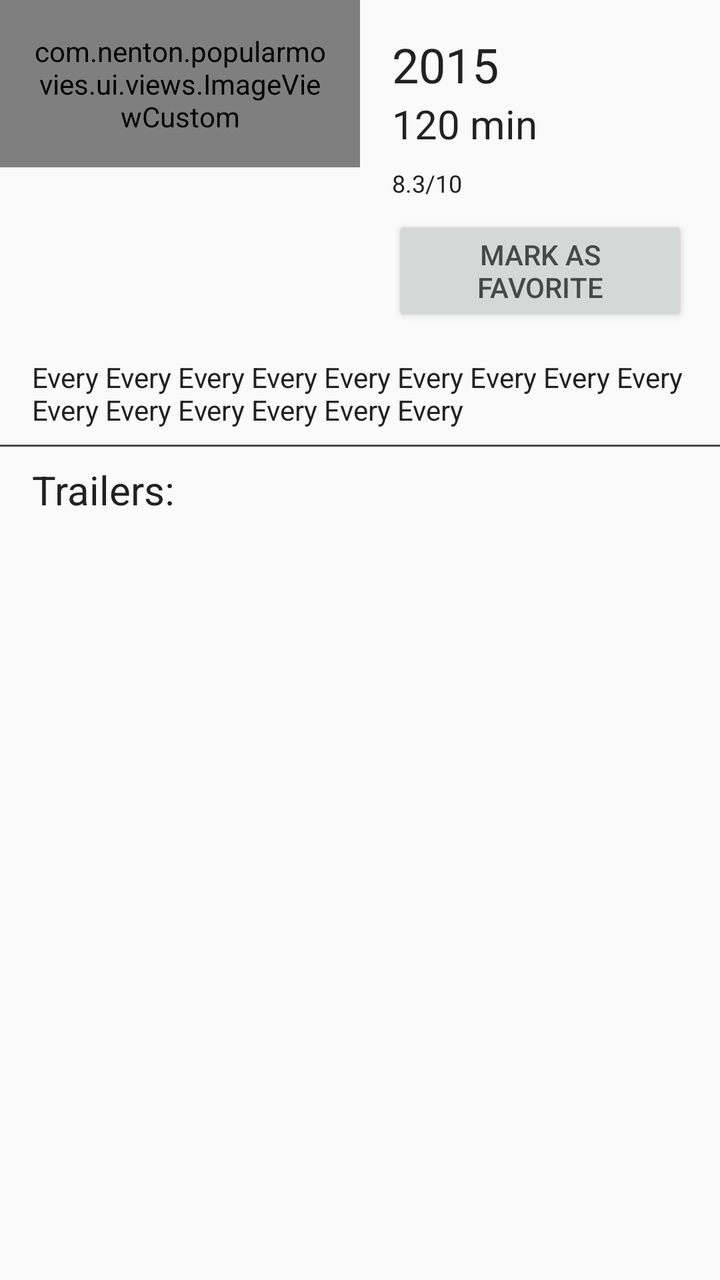
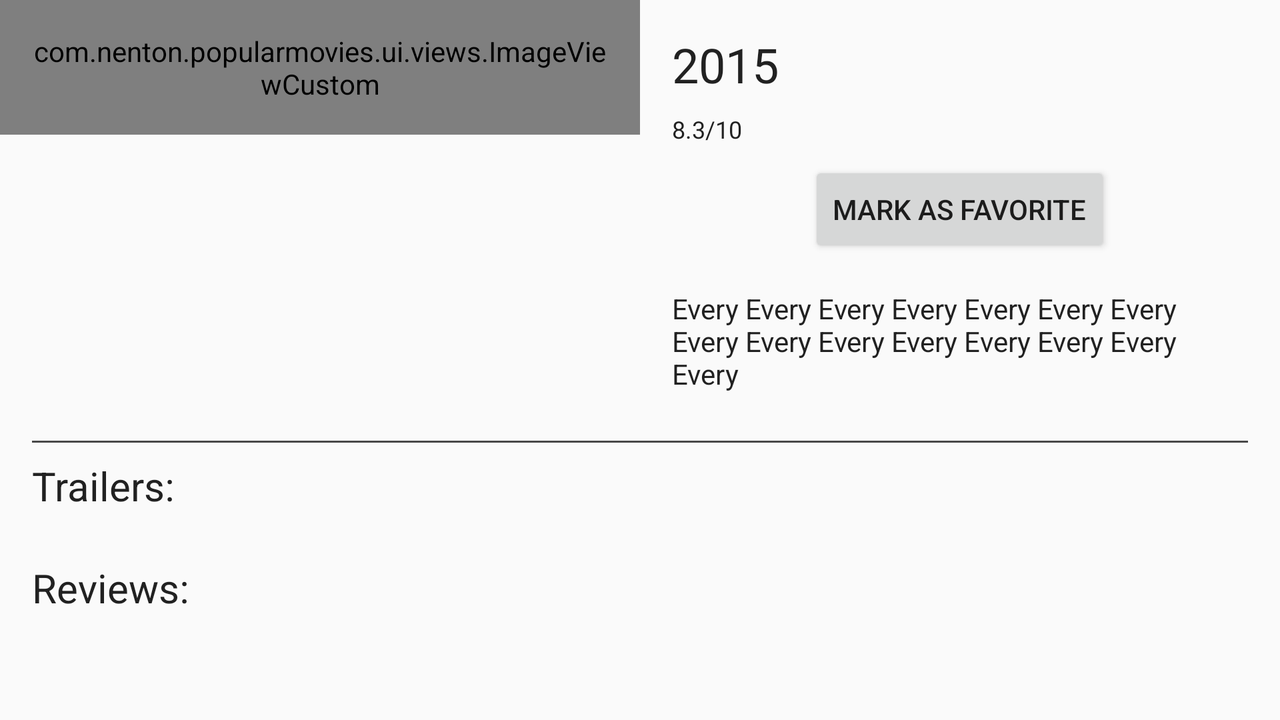

Two renders of one Android screen. The first uses the default layout on a phone; the second uses the alternative layout the repository ships for a different screen configuration, on a matching device. The two XML files are below.
<!-- AndroidManifest.xml: application theme AppTheme -->
<!-- res/layout/activity_details.xml -->
<?xml version="1.0" encoding="utf-8"?>
<ScrollView xmlns:android="http://schemas.android.com/apk/res/android"
    android:layout_width="match_parent"
    android:layout_height="match_parent">

    <LinearLayout xmlns:tools="http://schemas.android.com/tools"
        android:layout_width="match_parent"
        android:layout_height="wrap_content"
        android:orientation="vertical">

        <LinearLayout
            android:layout_width="match_parent"
            android:layout_height="wrap_content"
            android:orientation="horizontal">

            <com.nenton.popularmovies.ui.views.ImageViewCustom
                android:id="@+id/details_poster_iv"
                android:layout_width="0dp"
                android:layout_height="wrap_content"
                android:layout_weight="1"
                android:padding="16dp"
                tools:background="@color/greyDivider" />

            <LinearLayout
                android:layout_width="0dp"
                android:layout_height="wrap_content"
                android:layout_weight="1"
                android:orientation="vertical"
                android:padding="16dp">

                <TextView
                    android:id="@+id/details_year_tv"
                    android:layout_width="match_parent"
                    android:layout_height="wrap_content"
                    android:textColor="@color/greyText"
                    android:textSize="24sp"
                    tools:text="2015" />

                <TextView
                    android:id="@+id/details_time_tv"
                    android:layout_width="match_parent"
                    android:layout_height="wrap_content"
                    android:textColor="@color/greyText"
                    android:textSize="20sp"
                    tools:text="120 min" />

                <TextView
                    android:id="@+id/details_rating_tv"
                    android:layout_width="match_parent"
                    android:layout_height="wrap_content"
                    android:layout_marginBottom="8dp"
                    android:layout_marginTop="8dp"
                    android:textColor="@color/greyText"
                    android:textSize="12sp"
                    tools:text="8.3/10" />

                <Button
                    android:id="@+id/details_favorite_btn"
                    style="@style/AppTheme.Button"
                    android:layout_width="wrap_content"
                    android:layout_height="wrap_content"
                    android:layout_gravity="center"
                    android:text="@string/mark_as_favorite"
                    android:textColor="@color/greyDivider" />
            </LinearLayout>
        </LinearLayout>

        <TextView
            android:id="@+id/details_descriptions"
            android:layout_width="match_parent"
            android:layout_height="wrap_content"
            android:paddingLeft="16dp"
            android:paddingRight="16dp"
            android:textColor="@color/greyText"
            tools:text="@string/fish_text" />

        <View
            android:layout_width="match_parent"
            android:layout_height="1dp"
            android:layout_marginBottom="8dp"
            android:layout_marginTop="8dp"
            android:background="@color/greyDivider" />

        <TextView
            android:layout_width="match_parent"
            android:layout_height="wrap_content"
            android:paddingLeft="16dp"
            android:paddingRight="16dp"
            android:text="@string/trailers"
            android:textColor="@color/greyText"
            android:textSize="20sp" />

        <android.support.v7.widget.RecyclerView
            android:id="@+id/details_trailers_rv"
            android:layout_width="match_parent"
            android:layout_height="wrap_content" />

    </LinearLayout>

</ScrollView>
<!-- resources referenced by this layout -->
<resources>
  <color name="greyDivider">#484848</color>
  <color name="greyText">#212121</color>
  <string name="fish_text">Every Every Every Every Every Every Every Every Every Every Every Every Every Every Every</string>
  <string name="mark_as_favorite">Mark as Favorite</string>
  <string name="trailers">Trailers:</string>
  <style name="AppTheme.Button" parent="Widget.AppCompat.Button" />
  <style name="AppTheme" parent="Theme.AppCompat.Light.DarkActionBar">
          
          <item name="colorPrimary">@color/colorPrimary</item>
          <item name="colorPrimaryDark">@color/colorPrimaryDark</item>
          <item name="colorAccent">@color/colorAccent</item>
      </style>
  <color name="colorPrimary">#3F51B5</color>
  <color name="colorPrimaryDark">#303F9F</color>
  <color name="colorAccent">#26a69a</color>
</resources>
<!-- res/layout-land/activity_details.xml (the repository's variant of the layout above) -->
<!-- drawn on the phone turned sideways -->
<?xml version="1.0" encoding="utf-8"?>
<android.support.v4.widget.NestedScrollView xmlns:android="http://schemas.android.com/apk/res/android"
    android:layout_width="match_parent"
    android:layout_height="match_parent">

    <LinearLayout xmlns:tools="http://schemas.android.com/tools"
        android:layout_width="match_parent"
        android:layout_height="wrap_content"
        android:orientation="vertical">

        <LinearLayout
            android:layout_width="match_parent"
            android:layout_height="wrap_content"
            android:orientation="horizontal">

            <com.nenton.popularmovies.ui.views.ImageViewCustom
                android:id="@+id/details_poster_iv"
                android:layout_width="0dp"
                android:layout_height="wrap_content"
                android:layout_weight="1"
                android:padding="16dp"
                tools:background="@color/greyDivider" />

            <LinearLayout
                android:layout_width="0dp"
                android:layout_height="wrap_content"
                android:layout_weight="1"
                android:orientation="vertical"
                android:padding="16dp">

                <TextView
                    android:id="@+id/details_year_tv"
                    android:layout_width="match_parent"
                    android:layout_height="wrap_content"
                    android:textColor="@color/greyText"
                    android:textSize="24sp"
                    tools:text="2015" />

                <TextView
                    android:id="@+id/details_rating_tv"
                    android:layout_width="match_parent"
                    android:layout_height="wrap_content"
                    android:layout_marginBottom="8dp"
                    android:layout_marginTop="8dp"
                    android:textColor="@color/greyText"
                    android:textSize="12sp"
                    tools:text="8.3/10" />

                <Button
                    android:id="@+id/details_favorite_btn"
                    android:layout_width="wrap_content"
                    android:layout_height="wrap_content"
                    android:layout_gravity="center"
                    android:text="@string/mark_as_favorite" />

                <TextView
                    android:id="@+id/details_descriptions"
                    android:layout_width="match_parent"
                    android:layout_height="wrap_content"
                    android:layout_marginTop="16dp"
                    android:textColor="@color/greyText"
                    tools:text="@string/fish_text" />
            </LinearLayout>
        </LinearLayout>

        <View
            android:layout_width="match_parent"
            android:layout_height="1dp"
            android:layout_marginBottom="8dp"
            android:layout_marginLeft="16dp"
            android:layout_marginRight="16dp"
            android:layout_marginTop="8dp"
            android:background="@color/greyDivider" />

        <TextView
            android:layout_width="match_parent"
            android:layout_height="wrap_content"
            android:paddingLeft="16dp"
            android:paddingRight="16dp"
            android:text="@string/trailers"
            android:textColor="@color/greyText"
            android:textSize="20sp" />

        <android.support.v7.widget.RecyclerView
            android:id="@+id/details_trailers_rv"
            android:layout_width="match_parent"
            android:layout_height="wrap_content"
            android:layout_marginTop="8dp" />

        <TextView
            android:layout_width="match_parent"
            android:layout_height="wrap_content"
            android:layout_marginTop="16dp"
            android:paddingLeft="16dp"
            android:paddingRight="16dp"
            android:text="@string/reviews"
            android:textColor="@color/greyText"
            android:textSize="20sp" />

        <android.support.v7.widget.RecyclerView
            android:id="@+id/details_reviews_rv"
            android:layout_width="match_parent"
            android:layout_height="wrap_content"
            android:layout_marginTop="8dp" />

    </LinearLayout>

</android.support.v4.widget.NestedScrollView>
<!-- resources referenced by the variant -->
<!-- as the phone turned sideways resolves them -->
<resources>
  <color name="greyDivider">#484848</color>
  <color name="greyText">#212121</color>
  <string name="fish_text">Every Every Every Every Every Every Every Every Every Every Every Every Every Every Every</string>
  <string name="mark_as_favorite">Mark as Favorite</string>
  <string name="reviews">Reviews:</string>
  <string name="trailers">Trailers:</string>
  <style name="AppTheme" parent="Theme.AppCompat.Light.DarkActionBar">
          
          <item name="colorPrimary">@color/colorPrimary</item>
          <item name="colorPrimaryDark">@color/colorPrimaryDark</item>
          <item name="colorAccent">@color/colorAccent</item>
      </style>
  <color name="colorPrimary">#3F51B5</color>
  <color name="colorPrimaryDark">#303F9F</color>
  <color name="colorAccent">#26a69a</color>
</resources>
